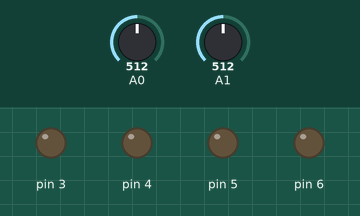
Recording of a sketch running on a simulated Arduino Uno, built with avr-gcc and run on an emulated ATmega328P. On the bench: output pins drawn as LEDs (lit = HIGH). The inputs (shaded band) are chosen by the test bench; at power-on: A0 = 512, A1 = 512.

Above: at 1.2 s.
1.3 s: A0 set to 211
2.8 s: A0 set to 182
At 3.3 s:
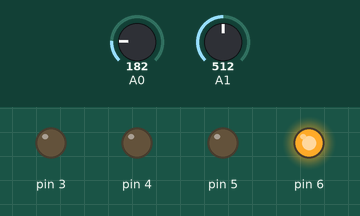
4.3 s: A1 set to 216
5.8 s: A1 set to 185
At 6.8 s:
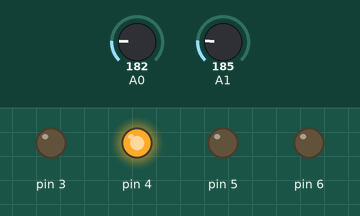
7.3 s: A1 set to 900
At 7.9 s:
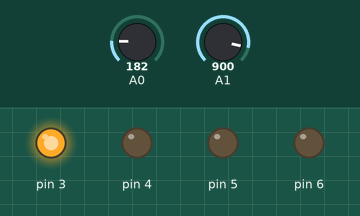
8.8 s: A1 set to 734
10.3 s: A1 set to 717
At 11.4 s:
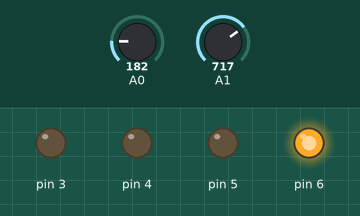
Timing chart, 0 to 12.8 s (numbered marks = the images above; inputs shaded):
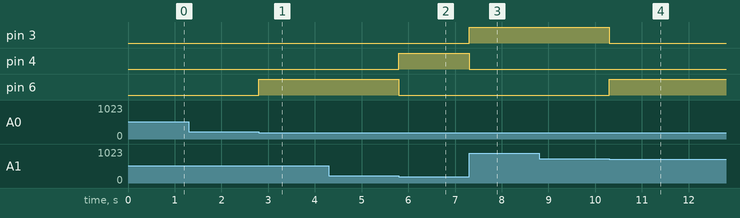

The sketch:

Sender.ino
```cpp
//SENDER
int x,y;
int leftright;
int frontback;
//boolean state1, state2, state3, state4;

void sendValue(boolean state1, boolean state2,boolean  state3,boolean  state4){
  digitalWrite(3, state1);
  digitalWrite(4, state2);
  digitalWrite(5, state3);
  digitalWrite(6, state4);
}

void setup() {
  // put your setup code here, to run once:
  Serial.begin(9600);
  pinMode(3, OUTPUT);
  pinMode(4, OUTPUT);
  pinMode(5, OUTPUT);
  pinMode(6, OUTPUT);
  pinMode(A0, INPUT);
  pinMode(A1, INPUT);
}
void loop() {
  x = analogRead(A0);
  y = analogRead(A1);
  leftright = map(x, 0, 1023, 0, 255);
  frontback = map(y, 0, 1023, 0, 255);

  if (frontback > 180) {
    sendValue(1,0,0,0);
  }

  else if (frontback < 50) {
    sendValue(0,1,0,0);
  }

  else if (leftright > 180) {
    sendValue(0,0,1,0);
  }

  else if (leftright < 50) {
    sendValue(0,0,0,1);
  }
  else
  {
    sendValue(0,0,0,0);
  }
//  Serial.print("Front Back= ");
//  Serial.print(frontback);
//  Serial.print("    Left Right= ");
//  Serial.println(leftright);
//  delay(500);
}
```

Measured:
- the behaviour switches between 201 and 200 on A0 (found by bisection; images 0 and 1)
- the behaviour switches between 201 and 200 on A1 (found by bisection; images 1 and 2)
- the behaviour switches between 727 and 726 on A1 (found by bisection; images 3 and 4)
- after the input at 1.3 s, every drawn part: stays the same
- after the input at 2.8 s, pin 6: LOW → HIGH at once
- after the input at 4.3 s, every drawn part: stays the same
- after the input at 5.8 s, pin 4: LOW → HIGH at once; pin 6: HIGH → LOW at once
- after the input at 7.3 s, pin 3: LOW → HIGH at once; pin 4: HIGH → LOW at once
- after the input at 8.8 s, every drawn part: stays the same
- after the input at 10.3 s, pin 3: HIGH → LOW at once; pin 6: LOW → HIGH at once
